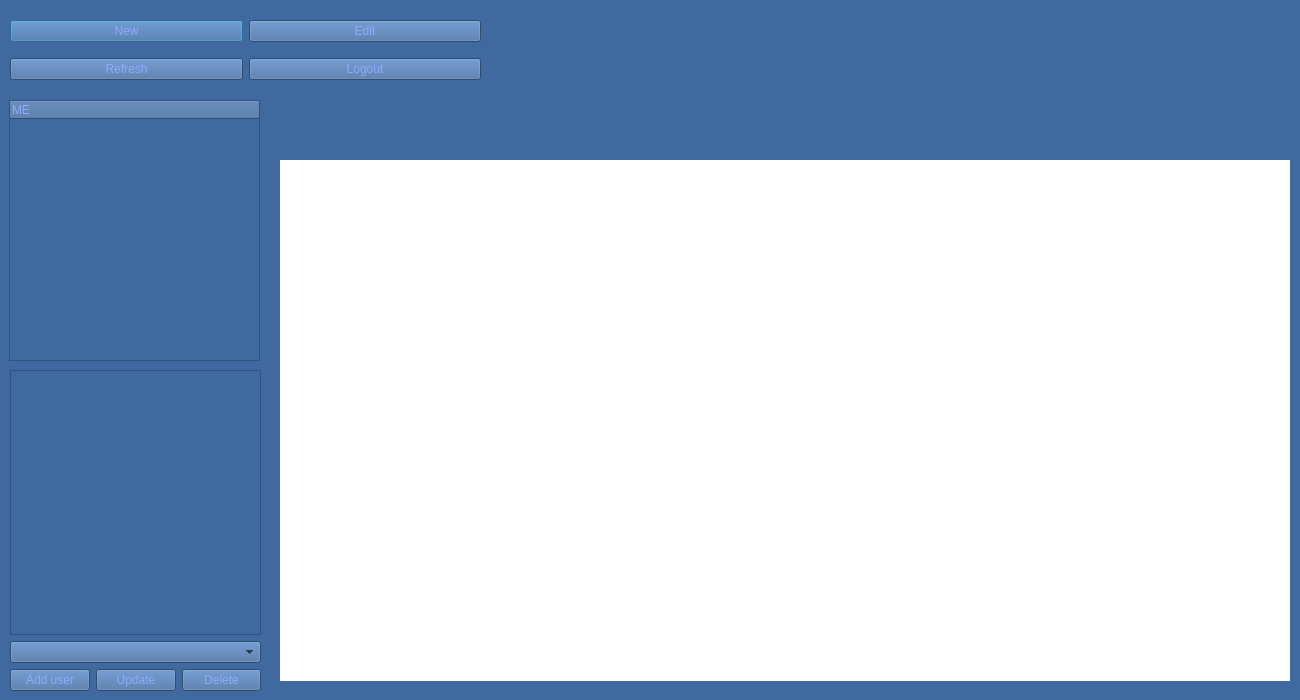
<?xml version="1.0" encoding="UTF-8"?>
<ui version="4.0">
 <class>Dialog</class>
 <widget class="QDialog" name="Dialog">
  <property name="geometry">
   <rect>
    <x>0</x>
    <y>0</y>
    <width>1300</width>
    <height>700</height>
   </rect>
  </property>
  <property name="windowTitle">
   <string>Imgception</string>
  </property>
  <property name="windowIcon">
   <iconset resource="myApp.qrc">
    <normaloff>:/APPICONS/icons/hd-icon.png</normaloff>:/APPICONS/icons/hd-icon.png</iconset>
  </property>
  <property name="styleSheet">
   <string notr="true">background-color: rgb(56, 112, 168);
background-color: rgb(64, 105, 159);</string>
  </property>
  <widget class="QLabel" name="ImageViewer_label">
   <property name="geometry">
    <rect>
     <x>280</x>
     <y>160</y>
     <width>1010</width>
     <height>521</height>
    </rect>
   </property>
   <property name="palette">
    <palette>
     <active>
      <colorrole role="Button">
       <brush brushstyle="SolidPattern">
        <color alpha="255">
         <red>255</red>
         <green>255</green>
         <blue>255</blue>
        </color>
       </brush>
      </colorrole>
      <colorrole role="Base">
       <brush brushstyle="SolidPattern">
        <color alpha="255">
         <red>255</red>
         <green>255</green>
         <blue>255</blue>
        </color>
       </brush>
      </colorrole>
      <colorrole role="Window">
       <brush brushstyle="SolidPattern">
        <color alpha="255">
         <red>255</red>
         <green>255</green>
         <blue>255</blue>
        </color>
       </brush>
      </colorrole>
     </active>
     <inactive>
      <colorrole role="Button">
       <brush brushstyle="SolidPattern">
        <color alpha="255">
         <red>255</red>
         <green>255</green>
         <blue>255</blue>
        </color>
       </brush>
      </colorrole>
      <colorrole role="Base">
       <brush brushstyle="SolidPattern">
        <color alpha="255">
         <red>255</red>
         <green>255</green>
         <blue>255</blue>
        </color>
       </brush>
      </colorrole>
      <colorrole role="Window">
       <brush brushstyle="SolidPattern">
        <color alpha="255">
         <red>255</red>
         <green>255</green>
         <blue>255</blue>
        </color>
       </brush>
      </colorrole>
     </inactive>
     <disabled>
      <colorrole role="Button">
       <brush brushstyle="SolidPattern">
        <color alpha="255">
         <red>255</red>
         <green>255</green>
         <blue>255</blue>
        </color>
       </brush>
      </colorrole>
      <colorrole role="Base">
       <brush brushstyle="SolidPattern">
        <color alpha="255">
         <red>255</red>
         <green>255</green>
         <blue>255</blue>
        </color>
       </brush>
      </colorrole>
      <colorrole role="Window">
       <brush brushstyle="SolidPattern">
        <color alpha="255">
         <red>255</red>
         <green>255</green>
         <blue>255</blue>
        </color>
       </brush>
      </colorrole>
     </disabled>
    </palette>
   </property>
   <property name="autoFillBackground">
    <bool>false</bool>
   </property>
   <property name="styleSheet">
    <string notr="true">background-color: rgb(255, 255, 255);</string>
   </property>
   <property name="text">
    <string/>
   </property>
   <property name="wordWrap">
    <bool>false</bool>
   </property>
  </widget>
  <widget class="QWidget" name="gridLayoutWidget">
   <property name="geometry">
    <rect>
     <x>10</x>
     <y>10</y>
     <width>471</width>
     <height>81</height>
    </rect>
   </property>
   <layout class="QGridLayout" name="gridLayout">
    <item row="0" column="0">
     <widget class="QPushButton" name="New_btn">
      <property name="styleSheet">
       <string notr="true">color: rgb(144, 170, 255);</string>
      </property>
      <property name="text">
       <string>New</string>
      </property>
     </widget>
    </item>
    <item row="1" column="0">
     <widget class="QPushButton" name="Refresh_btn">
      <property name="styleSheet">
       <string notr="true">color: rgb(144, 170, 255);</string>
      </property>
      <property name="text">
       <string>Refresh</string>
      </property>
     </widget>
    </item>
    <item row="0" column="1">
     <widget class="QPushButton" name="Edit_btn">
      <property name="styleSheet">
       <string notr="true">color: rgb(144, 170, 255);</string>
      </property>
      <property name="text">
       <string>Edit</string>
      </property>
     </widget>
    </item>
    <item row="1" column="1">
     <widget class="QPushButton" name="logout_btn">
      <property name="styleSheet">
       <string notr="true">color: rgb(144, 170, 255);</string>
      </property>
      <property name="text">
       <string>Logout</string>
      </property>
     </widget>
    </item>
   </layout>
  </widget>
  <widget class="QWidget" name="verticalLayoutWidget">
   <property name="geometry">
    <rect>
     <x>9</x>
     <y>100</y>
     <width>251</width>
     <height>261</height>
    </rect>
   </property>
   <layout class="QVBoxLayout" name="verticalLayout">
    <item>
     <widget class="QTreeWidget" name="treeWidget">
      <property name="styleSheet">
       <string notr="true">color: rgb(144, 170, 255);</string>
      </property>
      <column>
       <property name="text">
        <string notr="true">ME</string>
       </property>
       <property name="background">
        <color>
         <red>255</red>
         <green>255</green>
         <blue>255</blue>
        </color>
       </property>
       <property name="icon">
        <iconset resource="myApp.qrc">
         <normaloff>:/APPICONS/icons/world_wide_globe_online_business_web-128.png</normaloff>:/APPICONS/icons/world_wide_globe_online_business_web-128.png</iconset>
       </property>
      </column>
     </widget>
    </item>
   </layout>
  </widget>
  <widget class="QLabel" name="CounterViewer_label">
   <property name="geometry">
    <rect>
     <x>680</x>
     <y>120</y>
     <width>191</width>
     <height>20</height>
    </rect>
   </property>
   <property name="text">
    <string/>
   </property>
  </widget>
  <widget class="QWidget" name="verticalLayoutWidget_2">
   <property name="geometry">
    <rect>
     <x>10</x>
     <y>370</y>
     <width>251</width>
     <height>321</height>
    </rect>
   </property>
   <layout class="QVBoxLayout" name="verticalLayout_2">
    <item>
     <widget class="QTableView" name="tableView">
      <property name="styleSheet">
       <string notr="true">color: rgb(144, 170, 255);</string>
      </property>
     </widget>
    </item>
    <item>
     <widget class="QComboBox" name="comboBox"/>
    </item>
    <item>
     <layout class="QHBoxLayout" name="horizontalLayout_3">
      <item>
       <widget class="QPushButton" name="AddUser_btn">
        <property name="styleSheet">
         <string notr="true">color: rgb(144, 170, 255);
</string>
        </property>
        <property name="text">
         <string>Add user</string>
        </property>
       </widget>
      </item>
      <item>
       <widget class="QPushButton" name="Update_image_data">
        <property name="styleSheet">
         <string notr="true">color: rgb(144, 170, 255);</string>
        </property>
        <property name="text">
         <string>Update</string>
        </property>
       </widget>
      </item>
      <item>
       <widget class="QPushButton" name="DeleteUser_btn">
        <property name="styleSheet">
         <string notr="true">color: rgb(144, 170, 255);</string>
        </property>
        <property name="text">
         <string>Delete</string>
        </property>
       </widget>
      </item>
     </layout>
    </item>
   </layout>
  </widget>
  <widget class="QLabel" name="lbl_log">
   <property name="geometry">
    <rect>
     <x>300</x>
     <y>120</y>
     <width>321</width>
     <height>17</height>
    </rect>
   </property>
   <property name="text">
    <string/>
   </property>
  </widget>
 </widget>
 <resources>
  <include location="myApp.qrc"/>
 </resources>
 <connections/>
</ui>
